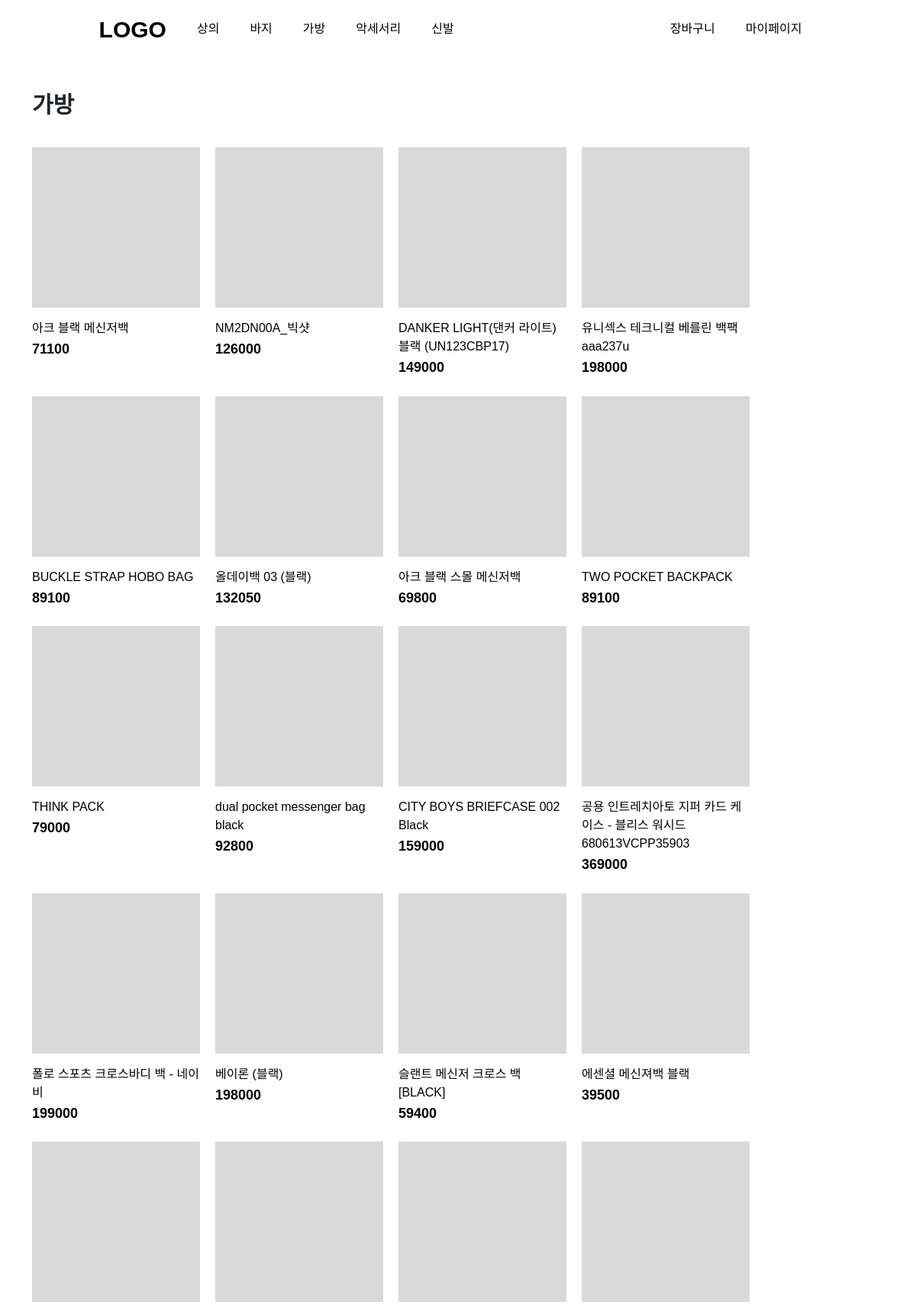
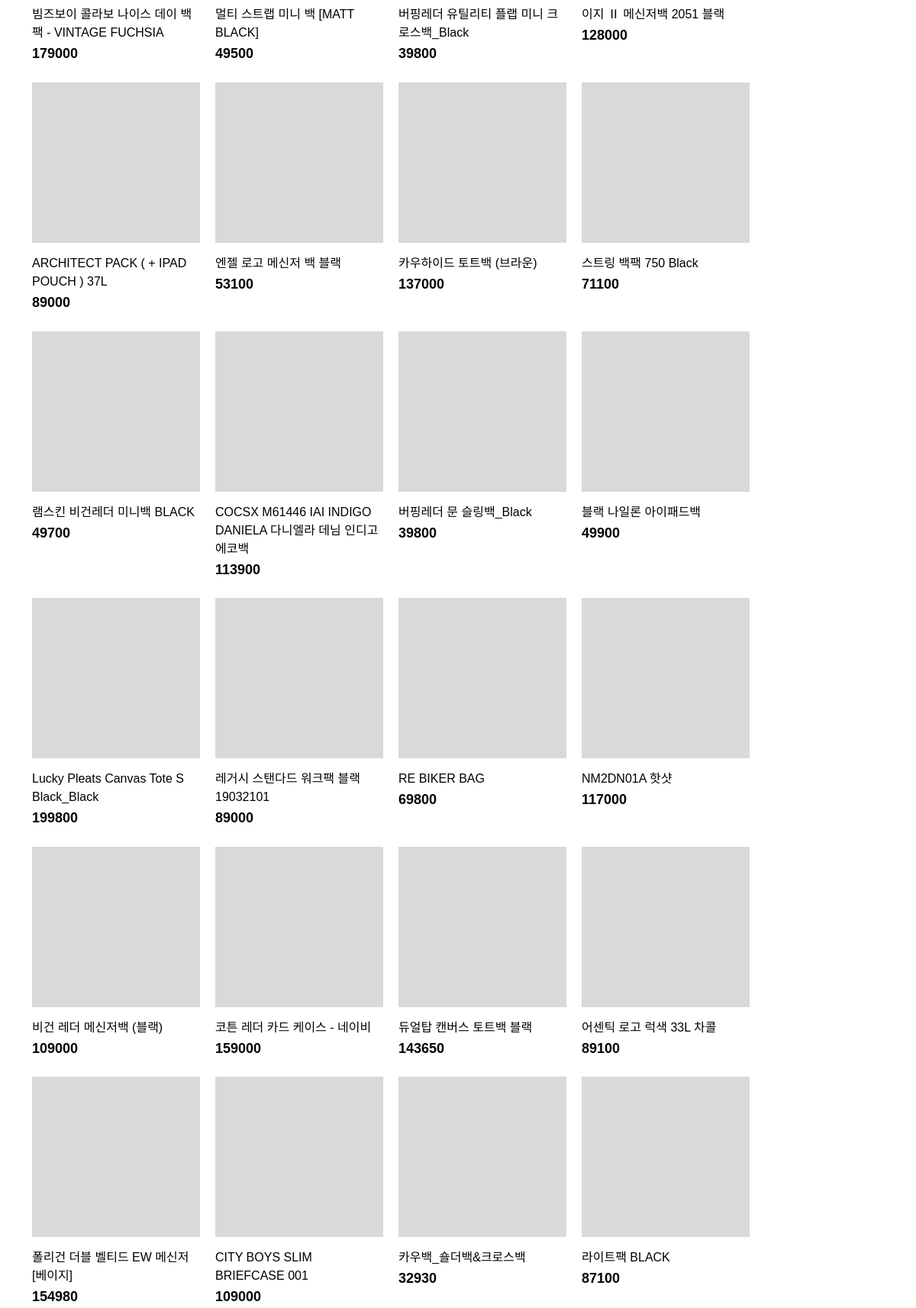
The app's page /list/7/ (upper part) with its own data (2 pictures, top to bottom).
### shop/models.py (models this page shows, shortened)
class Product(models.Model):
    product_num = models.AutoField(primary_key=True)
    category_code = models.ForeignKey(Product_category, on_delete=models.PROTECT)
    product_price = models.IntegerField()
    product_name = models.CharField(max_length=50)
    product_stock = models.IntegerField(default=0)
    product_date = models.DateField(auto_now_add=True)
    product_rate = models.FloatField(default=0)
    product_image = models.ImageField(null=True, blank=True, upload_to='UploadedFiles')
    product_color = models.CharField(max_length=50, null=True) # 색상 # null 허용
    product_size = models.CharField(max_length=50, null=True)  # 사이즈 # null 허용
    class Meta:
       db_table = 'P2_Product'
       verbose_name = '상품'
       verbose_name_plural = '상품(들)'

### shop/views.py (the view)
# urls.py: path('list/<int:cg>/', views.list, name='list'),
def list(request, cg):
    products = Product.objects.filter(category_code_id=cg).values('product_name', 'product_price').distinct()
    category = Product_category.objects.filter(category_code=cg).values('category_name')
    context = {
        'products' : products,
        'category' : category[0]
    }
    return render(request, 'index.html', context)

### shop/templates/index.html
{% extends "base.html" %}
{% load static %}
{% block contents %}
<h1>{{ category.category_name }}</h1>
<div class="d-flex flex-wrap">
    {% for product in products %}
    <div style="width: 240px;">
        <a href="{% url 'product' product.product_name %}">
            <div class="product">
                <div class="prod_image" style="width: 100%; height: 210px; background-color: #D9D9D9;"></div>
                <div>
                    <p class="prod_name fs-16">{{ product.product_name }}</p>
                    <h2 class="prod_price fs-18">{{ product.product_price }}</h2>
                </div>
            </div>
        </a>
    </div>
    {% endfor %}
</div>
{% endblock %}

### static/bs/css/css.css (style rules this page uses)
body { font-family: 'Noto Sans KR', sans-serif; }
a { text-decoration: none; color: black; }
h1 { font-size: 30px; font-weight: bold; margin-bottom: 37px; }
h2 { font-size: 18px; font-weight: bold; }
.fs-18 { font-size: 18px; }
.fs-16 { font-size: 16px; }
.product { margin-right: 20px; margin-bottom: 26px; }
.prod_image { margin-bottom: 15px; }
.prod_name { margin-bottom: 5px; }

### records on screen
Product: product_name "아크 블랙 메신저백", product_price "71100"
Product: product_name "NM2DN00A_빅샷", product_price "126000"
Product: product_name "DANKER LIGHT(댄커 라이트) 블랙 (UN123CBP17)", product_price "149000"
Product: product_name "BUCKLE STRAP HOBO BAG", product_price "89100"
Product: product_name "올데이백 03 (블랙)", product_price "132050"
Product: product_name "아크 블랙 스몰 메신저백", product_price "69800"
Product: product_name "TWO POCKET BACKPACK", product_price "89100"
Product: product_name "THINK PACK", product_price "79000"

### other values on screen
{{ category.category_name }} "가방"
{{ product.product_name }} "유니섹스 테크니컬 베를린 백팩 aaa237u" "dual pocket messenger bag black" "CITY BOYS BRIEFCASE 002 Black" "공용 인트레치아토 지퍼 카드 케이스 - 블리스 워시드 680613VCPP35903" "폴로 스포츠 크로스바디 백 - 네이비" "베이론 (블랙)" "슬랜트 메신저 크로스 백 [BLACK]" "에센셜 메신져백 블랙" "빔즈보이 콜라보 나이스 데이 백팩 - VINTAGE FUCHSIA" "멀티 스트랩 미니 백 [MATT BLACK]" "버핑레더 유틸리티 플랩 미니 크로스백_Black" "이지 Ⅱ 메신저백 2051 블랙" "ARCHITECT PACK ( + IPAD POUCH ) 37L" "엔젤 로고 메신저 백 블랙" "카우하이드 토트백 (브라운)" "스트링 백팩 750 Black" "램스킨 비건레더 미니백 BLACK" "COCSX M61446 IAI INDIGO DANIELA 다니엘라 데님 인디고 에코백" "버핑레더 문 슬링백_Black" "블랙 나일론 아이패드백" "Lucky Pleats Canvas Tote S Black_Black" "레거시 스탠다드 워크팩 블랙 19032101" "RE BIKER BAG" "NM2DN01A 핫샷" "비건 레더 메신저백 (블랙)" "코튼 레더 카드 케이스 - 네이비" "듀얼탑 캔버스 토트백 블랙" "어센틱 로고 럭색 33L 차콜" "폴리건 더블 벨티드 EW 메신저 [베이지]" "CITY BOYS SLIM BRIEFCASE 001" "카우백_숄더백&크로스백" "라이트팩 BLACK"
{{ product.product_price }} "198000" "92800" "159000" "369000" "199000" "198000" "59400" "39500" "179000" "49500" "39800" "128000" "89000" "53100" "137000" "71100" "49700" "113900" "39800" "49900" "199800" "89000" "69800" "117000" "109000" "159000" "143650" "89100" "154980" "109000" "32930" "87100"
